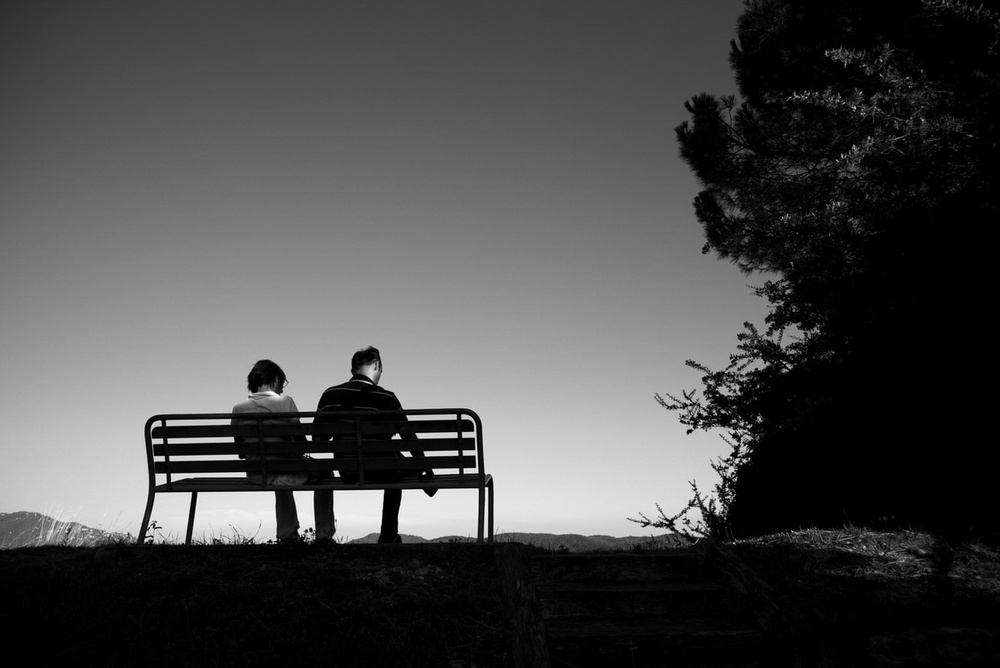
#> input picture grayscale.jpeg, 1000 x 668 px, shrunk from 1349 x 901 before the run
$ jupyter execute 'images in python.ipynb'   (shell and % lines are left out)
#> lines starting #> are read from the running program, lines starting #| are printed output that depends on the picture; after the words box and inside, x2 and y2 are one past the last pixel; in counts of white or black regions, pixels touching at a corner belong together
# Dealing with Images in Python using PIL
###### Author: Ramon Durães

Images are our main form of capturing and storing visual data. While our brains make sense of the differences in light intensity and color captured by our eyes, all the computer sees is numbers. And that we know how to deal with!

## Introduction

As data scientists, we need to be able to work with data that's stored in a variety of ways. The objective of this tutorial is to introduce images as a form of data storage, demistify it's structure and demonstrate how you can use images for simple tasks.

### Libraries

Let's start our code by importing the necessary libraries. Please install them beforehand using pip, conda or the desired python package managed.

[cell 1]
# To read the images
import PIL.Image as Image
# Python numeric data library
import numpy as np
# To create dataframes
import pandas as pd
# Plotting libraries
import matplotlib.pyplot as plt
import seaborn as sns
import matplotlib.style as style
style.use('seaborn')
# To display the 3D scatter plot of coloured pixels
from plotly.graph_objs import layout, Layout, Figure

## Grayscale Images

We'll now load our first image file named 'grayscale.jpeg', available at https://github.com/ramongduraes/dice-images. We'll use python's PIL library to open it (PIL.Image.open()) and convert into grayscale using use Image.convert('L'), since it's simpler to work with. We'll later work with RGB images.

[cell 2]
img = Image.open('grayscale.jpeg').convert('L')
img # If you're not using jupyter notebook, use img.show()

### Images as arrays

Reading an image using PIL.Image.open() stores it in an image data structure (PIL.Image.Image). You can check that by running type(img).

To work with the image, we typically want it to be in the form of an array. We can accomplish that by using numpy's array function, which will convert the image to its 'numpy.ndarray' (Numpy library's N-Dimensional Array) class.

[cell 3]
img_array = np.array(img)
print(type(img_array))
#| <class 'numpy.ndarray'>
print(img_array.shape)
#| (668, 1000)

Since this is a grayscale image, notice that we ended up with a two-dimensional array. Every position in this array corresponds a numerical pixel intensity value ranging from 0 (black) to 255 (white).

To get a grasp of how the pixel intensities are distributed in the example image, we'll flatten the 2D image array into a 1D array of values and display them in a histogram containing exactly 256 bins.

[cell 4]
img_flat = img_array.flatten()
print("Flat array shape: " + str(img_flat.shape))
#| Flat array shape: (668000,)
fig, ax = plt.subplots(figsize=(14,6))
plt.hist(img_flat, edgecolor = 'white', bins=256)
plt.xlabel('Pixel intensity')
plt.ylabel('Frequency')
plt.title('Pixel intensity histogram');
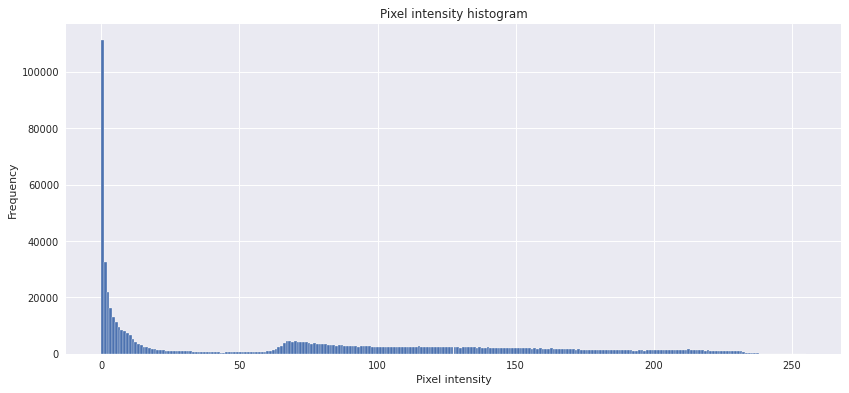
#> figure drawn by matplotlib, 1 panel; tallest bar 111404 high, from x = 0 to 0.996

Looking and the histogram, there are a lot of dark pixels (intensities from 0 to roughly 50) and then a cluster of lighter pixels (from 50 to 255). Let's try a vey naive form of image segmentation by using 50 as a threshold below which every pixel will be set to 0 and 1 otherwise. The result will be stored in the variable segmented_flat_img.

Since we've flattened the image, to visualize it we need to recover the spacial distribution of the pixels by rearranging the array into it's original shape (img_array.shape). To do that, we'll use python's reshape method. We'll then go back to PIL and turn the resulting array into an image by using PIL.Image.fromarray, using mode='L'  to inform PIL that we're dealing with a grayscale image.

[cell 5]
# Applying the threshold
threshold = 50
segmented_flat_img = 255 * (img_flat > threshold)
# Reconstructing and displaying the image
reconstructed_array = segmented_flat_img.reshape(img_array.shape)
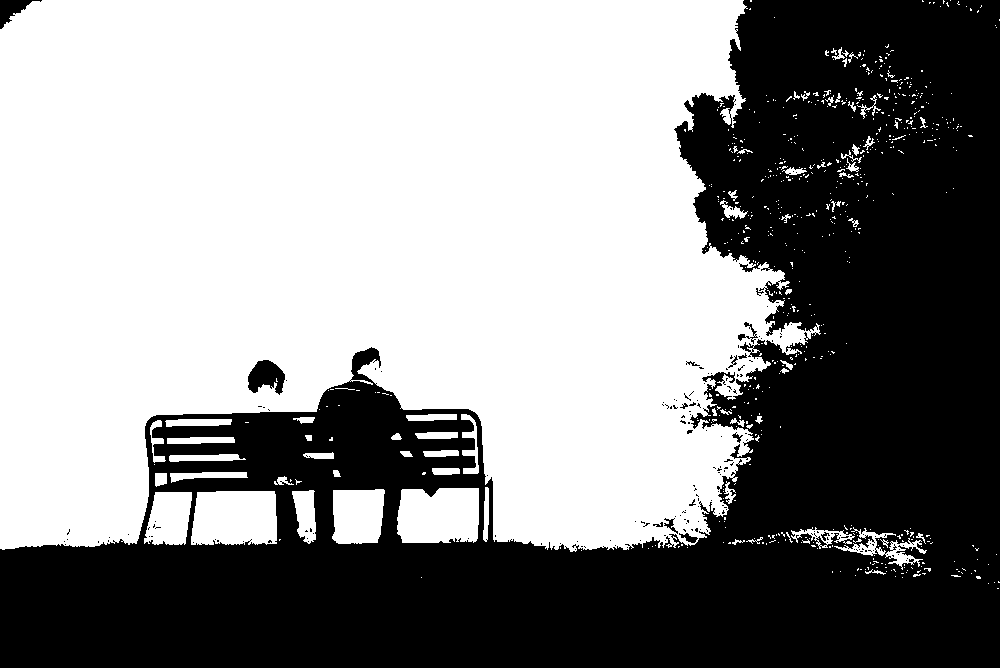
#> reconstructed_array: shape (668, 1000) int64; 55.5% white; 181 black regions (167 under 20 px), largest, box (x1, y1, x2, y2) and area: (0, 0, 1000, 668) 295052, (248, 360, 285, 395) 850, (0, 0, 42, 29) 490
reconstructed_image = Image.fromarray(np.uint8(reconstructed_array), mode='L')
reconstructed_image

## RGB Images

We're now going to read an RGB image using Image.open, same as above.

[cell 6]
img = Image.open('macaw.png') # pil.open() to read an image
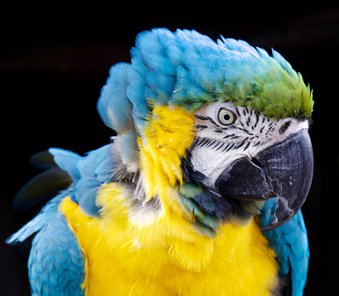
#> input picture macaw.png, 339 x 296 px, shrunk from 457 x 399 before the run
#> img is the input picture: PIL image 339x296 RGB; mean R, G, B 83.8, 92.8, 66.9
img # If you're not using jupyter notebook, use img.show()

## Converting to ndarray

As before, we'll convert the RGB image into an n-dimensional array ('numpy.ndarray') to see how it differs from grayscale images.

[cell 7]
img_array = np.array(img)
img_array.shape
#> Out = (296, 339, 3)

Now our image is in the form of a numpy n-dimensional array with dimensions (399, 457, 3).

The third dimension of the array is what differs in the case of coloured images. Each of the 3 dimensions corresponds to a channel of the image in the RGB space:

- Red :   [:, :, 0]
- Green : [:, :, 1]
- Blue :  [:, :, 2]

## Image as points in the RGB space

In order to work with the colours of our image, we want to represent it in the RGB space, which means that we need to stack the individual pixel values once again. In other words, we want to keep the third dimension (that represents the red, green and blue values of the pixels) and stack the first two. Hence we end up with a matrix of dimensions $width * height$ by $depth$.

[cell 8]
img_stack = img_array.reshape(-1,3) # stacks pixels
img_stack.shape
#> Out = (100344, 3)

Now our image is in the form of a numpy array with dimensions (182343, 3). You can sanity check by multiplying the height and width of the image to see if it matches the first dimension of our matrix of stacked pixels.

This is a simple plot of the pixel values in the RGB colour space. Do not worry about what this chunk of code does specifically. All we want is to see how a sample of the pixel values of the image is distributed in the RGB colour space. Notice that instead of plotting the 3-dimensional data, the following image shows the data in every combination of 2 dimensions: (Red by Green), (Red by Blue) and (Green by Blue), as well as a histogram of the 1-dimensional values.

[cell 9]
# Sampling some values
Idx = np.arange(img_stack.shape[0]) # A sequence from 0 to the number of pixels
sampleIdx = np.random.choice(Idx, size = 10000) # Sampling some values to be visualised
img_stack_sample = img_stack[sampleIdx] # Selecting the sampled pixels
img_df_sample = pd.DataFrame(img_stack_sample, columns=['Red', 'Green', 'Blue']) # Converting the sample to a pandas dataframe
#> img_df_sample = table of 10000 rows and 3 columns

# Visualizing
sns.pairplot(img_df_sample)
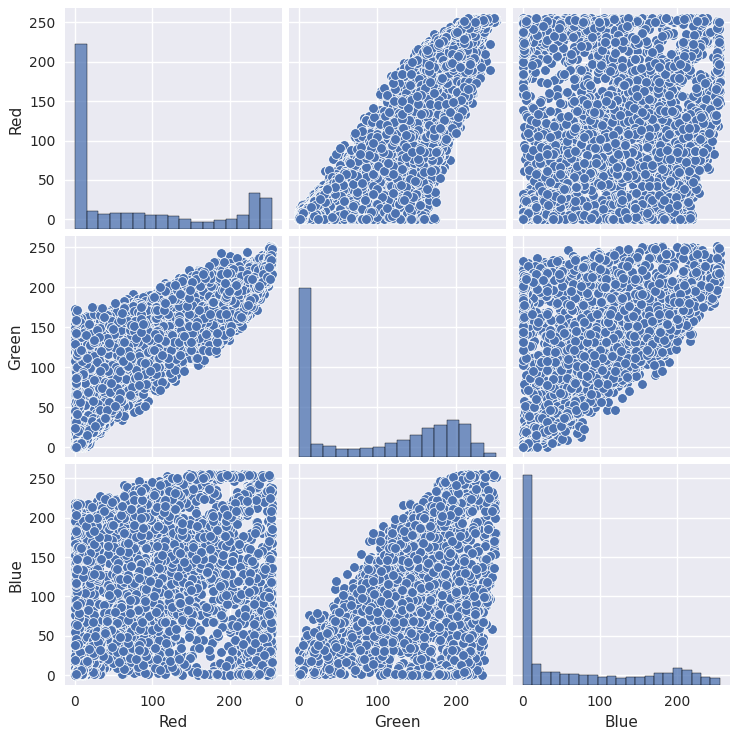
#> figure drawn by matplotlib, 9 panels

Another nice way to visualize the same data is by actually plotting it in 3 dimensions, corresponding to the RGB space, and have the colour of each point in the plot match the colour of the associated pixel in the image. In other words, what we get is the colors of macaw distributed in the RGB space!

[cell 10]
xs = img_stack_sample[:,0]
#> xs = 10000 values, max 255 at index 197, min 0 at index 17, mean 84.06
ys = img_stack_sample[:,1]
#> ys = 10000 values, max 251 at index 4299, min 0 at index 17, mean 93.36
zs = img_stack_sample[:,2]
#> zs = 10000 values, max 255 at index 1044, min 0 at index 17, mean 67.53
colors = ["rgb({},{},{})".format(x,y,z) for x,y,z in zip(xs.astype(str).tolist(), ys.astype(str).tolist(), zs.astype(str).tolist())]
#> colors = 10000 items, first 6: 'rgb(208,201,176)', 'rgb(232,185,4)', 'rgb(183,187,199)', 'rgb(157,172,185)', 'rgb(77,184,231)', 'rgb(12,11,17)'

trace=dict(type='scatter3d',
           x=xs,
           y=ys,
           z=zs,
           mode='markers',
           marker=dict(color=colors,
                       size=3),

          )
#> trace = 6 items

l = Layout(
    scene=layout.Scene(
        xaxis=layout.scene.XAxis(title='R'),
        yaxis=layout.scene.YAxis(title='G'),
        zaxis=layout.scene.ZAxis(title='B')
    )
)

Figure(trace, layout=l)
